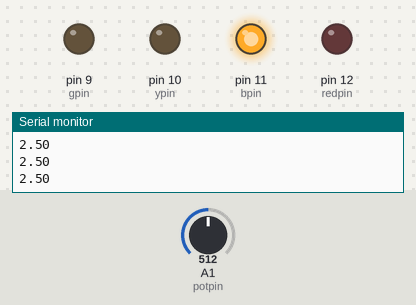
The sketch below on a simulated Arduino Uno, built with avr-gcc and run on an emulated ATmega328P. Shown: output pins drawn as LEDs (lit = HIGH), the last lines printed to the serial monitor. Inputs (shaded band) come from the test bench; at power-on: A1 (potpin) = 512.

Above: at 1.2 s.
1.3 s: A1 (potpin) set to 597
2.8 s: A1 (potpin) set to 621
At 3.6 s:
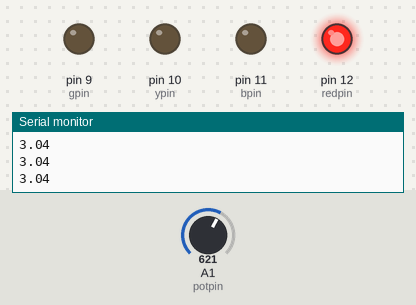
4.3 s: A1 (potpin) set to 306
At 5.1 s:
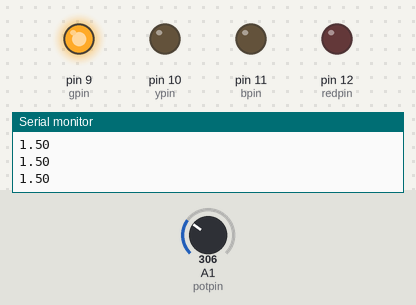
5.8 s: A1 (potpin) set to 323
At 6.5 s:
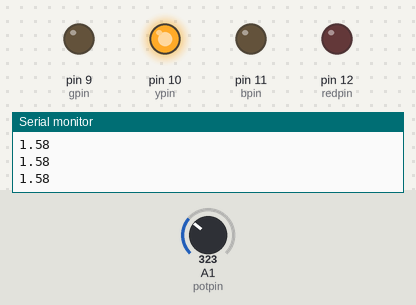
7.3 s: A1 (potpin) set to 398
8.8 s: A1 (potpin) set to 419
At 9.4 s:
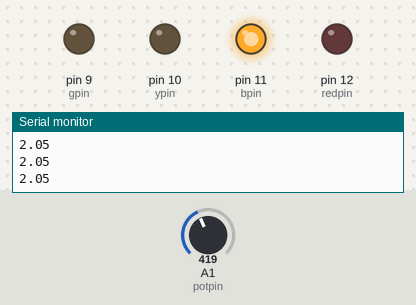
Timing chart, 0 to 11.3 s (numbered marks = the images above; inputs shaded):
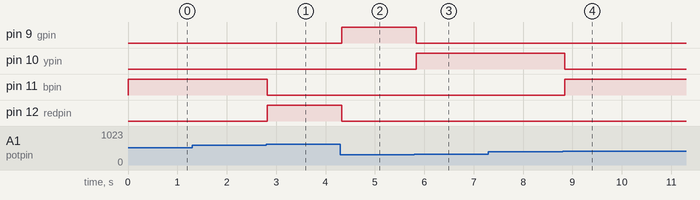

Measured:
- the behaviour switches between 613 and 614 on A1 (potpin) (found by bisection; images 0 and 1)
- the behaviour switches between 306 and 307 on A1 (potpin) (found by bisection; images 2 and 3)
- the behaviour switches between 409 and 410 on A1 (potpin) (found by bisection; images 3 and 4)
- after the input at 2.8 s, pin 11 (bpin): HIGH → LOW at once; pin 12 (redpin): LOW → HIGH at once
- after the input at 4.3 s, pin 9 (gpin): LOW → HIGH at once; pin 12 (redpin): HIGH → LOW at once
- after the input at 5.8 s, pin 9 (gpin): HIGH → LOW at once; pin 10 (ypin): LOW → HIGH at once
- after the input at 8.8 s, pin 10 (ypin): HIGH → LOW after 0.05 s; pin 11 (bpin): LOW → HIGH after 0.05 s

The sketch:

if_statement_using_4_led_.ino
```cpp
// this code works between 0 to 3.20 voltage as potentionmerter range of mine  (0 to 1.5 voltage)
// green when voltage is under operation(working voltage )                     (1.5 to 2 volt)
// yellow to avoid to go further                                               (2 to 2.5 volt)
// blue ............danger zone arriving                                       (2.5 to 3 volt)
// red light ......danger zone....                                             (more then three)
int potval;
float V2;
int redpin=12;
int bpin=11;
int ypin=10;
int gpin=9;
int potpin=A1;
int dt=1000;
void setup() {
  // put your setup code here, to run once:
pinMode(potpin,INPUT);
Serial.begin(9600);
pinMode(redpin,OUTPUT);
pinMode(bpin,OUTPUT);
pinMode(ypin,OUTPUT);
pinMode(gpin,OUTPUT);
}

void loop() {
  // put your main code here, to run repeatedly:
potval=analogRead(potpin);
V2=(5./1023.)*potval;
Serial.println(V2);
// green pin

if (V2<1.5){
digitalWrite(gpin,HIGH);
  }
if (V2>=1.5){
  digitalWrite(gpin,LOW);
}
// yellow pin

if (V2>=1.5 && V2<2.0){
digitalWrite(ypin,HIGH);
  }
if (V2>2.0 || V2<1.5){
  digitalWrite(ypin,LOW);
}

//blue pin

if (V2>=2.0 && V2<3.0){
digitalWrite(bpin,HIGH);
  }
if (V2<2.0 || V2>3.0){
  digitalWrite(bpin,LOW);
}

//red pin

if ( V2>=3.0){
digitalWrite(redpin,HIGH);
  }
if (V2<3.0){
  digitalWrite(redpin,LOW);
}
delay(100);
}
```
